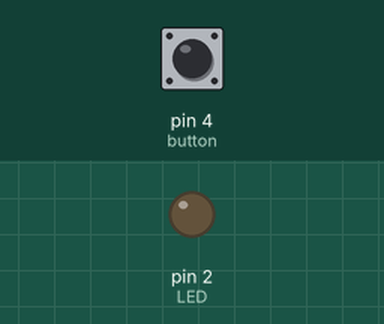
This sketch was run on a simulated Arduino Uno, built with avr-gcc and run on an emulated ATmega328P. Parts: output pins drawn as LEDs (lit = HIGH). The test bench sets the inputs (shaded band); at power-on: pin 4 (button) HIGH.

Above: at 1.2 s.
1.3 s: pin 4 (button) pulled LOW for 0.15 s
At 1.37 s:
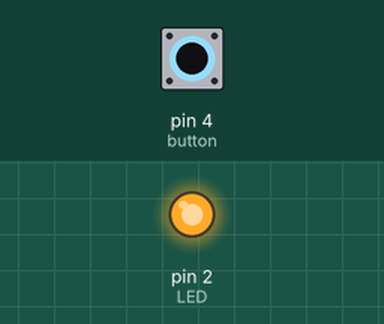
2.9 s: pin 4 (button) pulled LOW for 3.2 s
At 6.7 s:
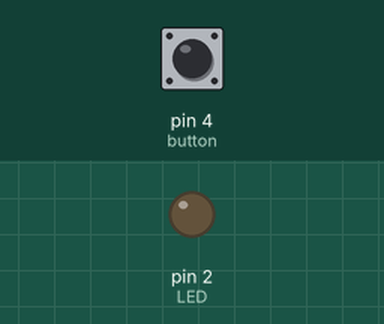
Timing chart, 0 to 8.2 s (numbered marks = the images above; inputs shaded):
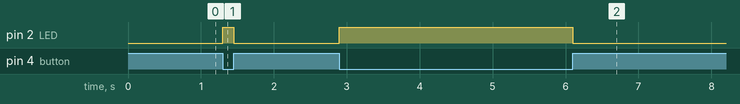

Measured:
- after the input at 1.3 s, pin 2 (LED): LOW → HIGH at once, → LOW 0.15 s later
- after the input at 2.9 s, pin 2 (LED): LOW → HIGH at once, → LOW 3.2 s later

The sketch:

03_buzzer_trial.ino
```cpp
void setup()
{
  pinMode(4, INPUT_PULLUP);   // button: built-in pull-up resistor
  pinMode(2, OUTPUT);         // LED
}

void loop()
{
  if (digitalRead(4) == LOW)  // LOW = pressed
  {
    digitalWrite(2, HIGH);
  }
  else
  {
    digitalWrite(2, LOW);
  }
}
```
